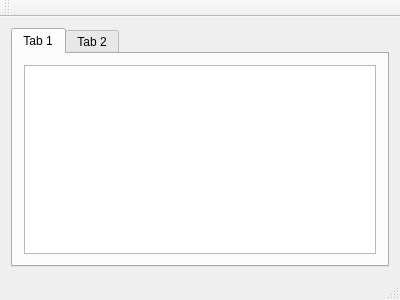
<?xml version="1.0" encoding="UTF-8"?>
<ui version="4.0">
 <class>MainWindow</class>
 <widget class="QMainWindow" name="MainWindow">
  <property name="geometry">
   <rect>
    <x>0</x>
    <y>0</y>
    <width>400</width>
    <height>300</height>
   </rect>
  </property>
  <property name="windowTitle">
   <string>MainWindow</string>
  </property>
  <widget class="QWidget" name="centralWidget">
   <layout class="QVBoxLayout" name="verticalLayout">
    <item>
     <widget class="QTabWidget" name="tabWidget">
      <property name="currentIndex">
       <number>0</number>
      </property>
      <widget class="QWidget" name="tab">
       <attribute name="title">
        <string>Tab 1</string>
       </attribute>
       <layout class="QVBoxLayout" name="verticalLayout_2">
        <item>
         <widget class="QTreeView" name="treeView"/>
        </item>
       </layout>
      </widget>
      <widget class="QWidget" name="tab_2">
       <attribute name="title">
        <string>Tab 2</string>
       </attribute>
       <layout class="QVBoxLayout" name="verticalLayout_3">
        <item>
         <widget class="QTextBrowser" name="textBrowser"/>
        </item>
       </layout>
      </widget>
     </widget>
    </item>
   </layout>
  </widget>
  <widget class="QMenuBar" name="menuBar">
   <property name="geometry">
    <rect>
     <x>0</x>
     <y>0</y>
     <width>400</width>
     <height>18</height>
    </rect>
   </property>
  </widget>
  <widget class="QToolBar" name="mainToolBar">
   <attribute name="toolBarArea">
    <enum>TopToolBarArea</enum>
   </attribute>
   <attribute name="toolBarBreak">
    <bool>false</bool>
   </attribute>
  </widget>
  <widget class="QStatusBar" name="statusBar"/>
 </widget>
 <layoutdefault spacing="6" margin="11"/>
 <resources/>
 <connections/>
</ui>
